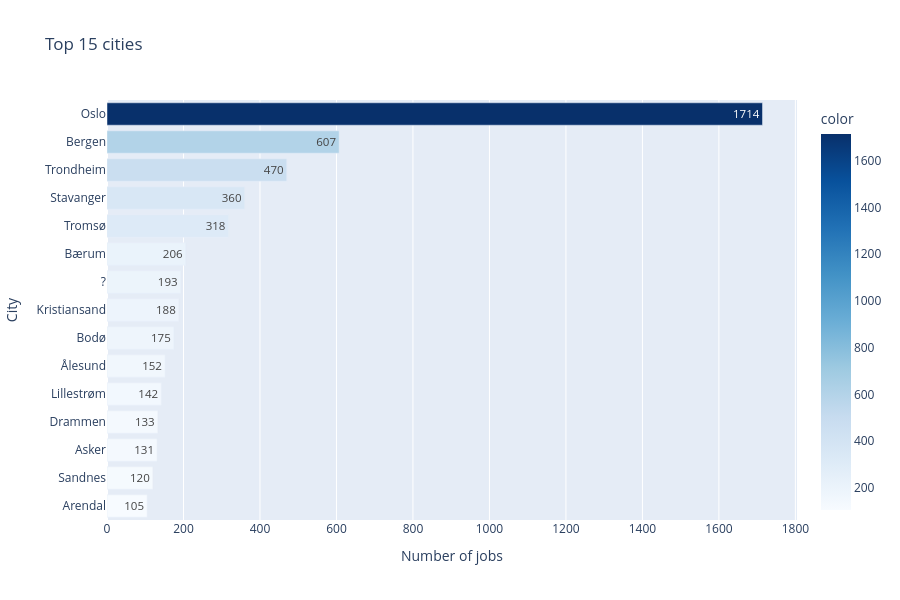

Notebook code cell kept with this figure:
### Code cell
city_counts = df_active['location'].value_counts().head(15)

fig_cities = px.bar(
    x = city_counts.values,
    y = city_counts.index,
    title = 'Top 15 cities',
    labels = {'x': 'Number of jobs', 'y': 'City'},
    color = city_counts.values,
    color_continuous_scale = 'Blues', # This parameter sets the color scale for the bars in the bar chart. 'Blues' is a predefined color scale in Plotly that ranges from light blue to dark blue. By using this color scale, we can visually differentiate the bars based on their values, with higher values appearing in darker shades of blue and lower values in lighter shades. This helps to enhance the visual appeal of the chart and makes it easier to interpret the data at a glance.
    text = city_counts.values
)

fig_cities.update_layout(
    yaxis = {'categoryorder': 'total ascending'}, # This parameter updates the layout of the bar chart to order the y-axis categories (cities) based on the total count of jobs in ascending order. By setting 'categoryorder' to 'total ascending', the cities with fewer job listings will appear at the top of the chart, while those with more job listings will appear towards the bottom. This ordering can help to highlight smaller cities with job opportunities and provide a clearer visual comparison between the different locations.
    showlegend = False,
    height = 600
)

fig_cities.show()

### Figure 1 — Plotly figure (JSON) as saved in the notebook; plotly's stock layout.template omitted (floating-point values rounded to 4 significant figures)
{"data": [{"hovertemplate": "Number of jobs=%{x}<br>City=%{y}<br>text=%{text}<br>color=%{marker.color}<extra></extra>", "legendgroup": "", "marker": {"color": [1714, 607, 470, 360, 318, 206, 193, 188, 175, 152, 142, 133, 131, 120, 105], "coloraxis": "coloraxis", "pattern": {"shape": ""}}, "name": "", "orientation": "h", "showlegend": false, "text": [1714.0, 607.0, 470.0, 360.0, 318.0, 206.0, 193.0, 188.0, 175.0, 152.0, 142.0, 133.0, 131.0, 120.0, 105.0], "textposition": "auto", "type": "bar", "x": [1714, 607, 470, 360, 318, 206, 193, 188, 175, 152, 142, 133, 131, 120, 105], "xaxis": "x", "y": ["Oslo", "Bergen", "Trondheim", "Stavanger", "Tromsø", "Bærum", "?", "Kristiansand", "Bodø", "Ålesund", "Lillestrøm", "Drammen", "Asker", "Sandnes", "Arendal"], "yaxis": "y"}], "layout": {"barmode": "relative", "coloraxis": {"colorbar": {"title": {"text": "color"}}, "colorscale": [[0, "rgb(247,251,255)"], [0.125, "rgb(222,235,247)"], [0.25, "rgb(198,219,239)"], [0.375, "rgb(158,202,225)"], [0.5, "rgb(107,174,214)"], [0.625, "rgb(66,146,198)"], [0.75, "rgb(33,113,181)"], [0.875, "rgb(8,81,156)"], [1, "rgb(8,48,107)"]]}, "height": 600, "legend": {"tracegroupgap": 0}, "showlegend": false, "title": {"text": "Top 15 cities"}, "xaxis": {"anchor": "y", "domain": [0, 1], "title": {"text": "Number of jobs"}}, "yaxis": {"anchor": "x", "categoryorder": "total ascending", "domain": [0, 1], "title": {"text": "City"}}}}
